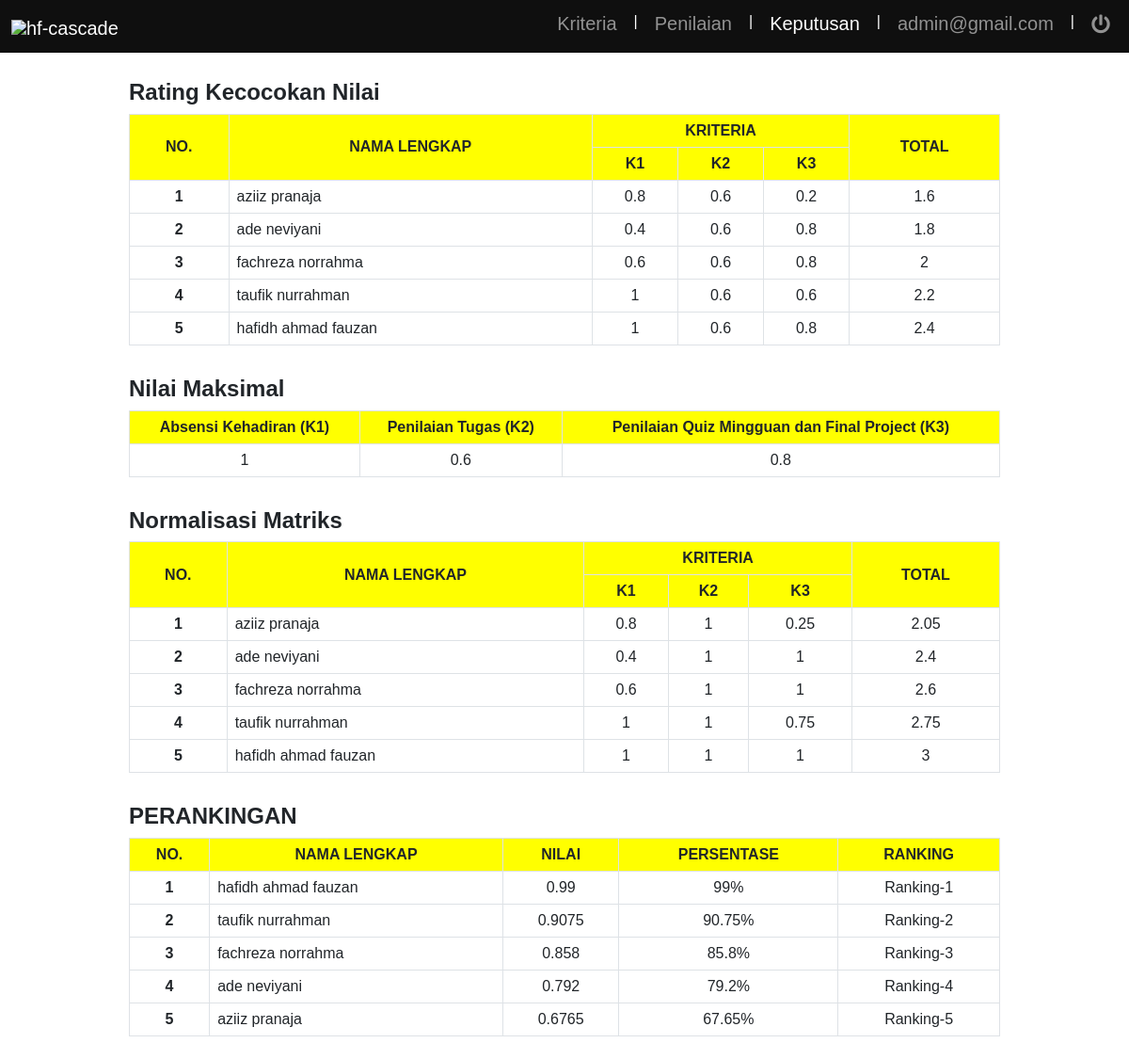
The app's page /spk_metode_saw/keputusan.php (signed in) with its own data.
### tables this page shows
CREATE TABLE `tb_user` (
  `id_user` int(8) NOT NULL,
  `username` varchar(50) NOT NULL,
  `email` varchar(50) NOT NULL,
  `password` varchar(255) NOT NULL
);

CREATE TABLE `tb_rating` (
  `id_rating` int(2) NOT NULL,
  `id_penilaian` int(2) NOT NULL,
  `kehadiran` varchar(4) NOT NULL,
  `tugas` varchar(4) NOT NULL,
  `quiz_project` varchar(4) NOT NULL,
  `total_rating` varchar(4) NOT NULL
);

CREATE TABLE `tb_hasil_penilaian` (
  `id_penilaian` int(2) NOT NULL,
  `nama` varchar(100) NOT NULL,
  `kehadiran` varchar(10) NOT NULL,
  `tugas` varchar(10) NOT NULL,
  `quiz_project` varchar(10) NOT NULL
);

CREATE TABLE `tb_bobot` (
  `id_bobot` int(2) NOT NULL,
  `kriteria` varchar(50) NOT NULL,
  `nilai_bobot` varchar(4) NOT NULL,
  `keterangan` enum('benefit','cost') NOT NULL
);

### spk_metode_saw/koneksi.php (called while the page is built, shortened)
<?php
$conn = mysqli_connect("localhost", "root", "", "db_saw");
?>
<?php
function query($query)
{
    global $conn;
    $result = mysqli_query($conn, $query) or die(mysqli_error($conn));
    $boxs = [];
    while ($box = mysqli_fetch_assoc($result)) {
        $boxs[] = $box;
    }
    return $boxs;
}

### spk_metode_saw/keputusan.php (the view, shortened to what this page needs)
<?php
require "koneksi.php";
if (!isset($_SESSION["login"])) {
    header('location: login.php');
    exit;
} else {
    if (isset($_SESSION['id_user'])) {
        $my_id = $_SESSION['id_user'];
    } else {
        $my_id = $_COOKIE['id_user'];
    }
    $user = query("SELECT * FROM tb_user WHERE id_user = '$my_id' ")[0];
}
?>
<?php
$rating = query("SELECT tb_rating.*, tb_hasil_penilaian.nama FROM tb_rating INNER JOIN tb_hasil_penilaian ON tb_rating.id_penilaian = tb_hasil_penilaian.id_penilaian ORDER BY id_penilaian DESC");
$bobot = query("SELECT * FROM tb_bobot ORDER BY id_bobot ASC");
?>
<!DOCTYPE html>
<html lang="en">
<head>
    <link rel="stylesheet" href="asset/bootstrap/css/bootstrap.min.css">
    <link rel="stylesheet" href="asset/fontawesome-free-5.15.3/css/all.css">
    <link rel="stylesheet" href="asset/style/index.css">
</head>
<body>
    <nav class="navbar navbar-expand-lg navbar-dark sticky-top">
        <div class="container-fluid">
            <a class="navbar-brand">
                <img src="asset/icons/hf_cascade_white.png" alt="hf-cascade" title="hf-cascade" width="120px">
            </a>
            <div class="fa-pull-right">
                <div class="collapse navbar-collapse" id="navbarNavDropdown">
                    <ul class="navbar-nav">
                        <li class="nav-item">
                            <a class="nav-link" href="index.php">Kriteria</a>
                        </li>
                        <p style="color: white; margin-left: 10px; margin-right: 10px; margin-top: 6px;">|</p>
                        <li class="nav-item">
                            <a class="nav-link" href="penilaian.php">Penilaian</a>
                        </li>
                        <p style="color: white; margin-left: 10px; margin-right: 10px; margin-top: 6px;">|</p>
                        <li class="nav-item">
                            <a class="nav-link active" href="#">Keputusan</a>
                        </li>
                        <p style="color: white; margin-left: 10px; margin-right: 10px; margin-top: 6px;">|</p>
                        <li class="nav-item">
                            <a class="nav-link" href="#"><?= $user["email"] ?></a>
                        </li>
                        <p style="color: white; margin-left: 10px; margin-right: 10px; margin-top: 6px;">|</p>
                        <li class="nav-item">
                            <a class="nav-link" href="logout.php">
                                <i class="fa fa-power-off"></i>
                            </a>
                        </li>
                    </ul>
                </div>
            </div>
        </div>
    </nav>
    <div class="container">
        <div class="row justify-content-center">
            <div class="col-10 mt-2 mb-2">
                <h4 style="font-weight: bold;">Rating Kecocokan Nilai</h4>
                <table class="table table-bordered text-center align-middle">
                    <thead style="background-color: yellow;">
                        <tr>
                            <th rowspan="2" class="align-middle">NO.</th>
                            <th rowspan="2" class="align-middle">NAMA LENGKAP</th>
                            <th colspan="3">KRITERIA</th>
                            <th rowspan="2" class="align-middle">TOTAL</th>
                        </tr>
                        <tr>
                            <th>K1</th>
                            <th>K2</th>
                            <th>K3</th>
                        </tr>
                    </thead>
                    <tbody>
                        <?php $no_rating = 1; ?>
                        <?php foreach ($rating as $rt) : ?>
                            <?php $total_rating = $rt['kehadiran'] + $rt['tugas'] + $rt['quiz_project']; ?>
                            <tr>
                                <th><?= $no_rating; ?></th>
                                <td class="text-start"><?= $rt['nama']; ?></td>
                                <td><?= $rt['kehadiran']; ?></td>
                                <td><?= $rt['tugas']; ?></td>
                                <td><?= $rt['quiz_project']; ?></td>
                                <td><?= $total_rating; ?></td>
                            </tr>
                            <?php $no_rating++; ?>
                        <?php endforeach; ?>
                    </tbody>
                </table>
            </div>
            <?php
            $array_k1 = [];
            $array_k2 = [];
            $array_k3 = [];
            foreach ($rating as $rt) :
                array_push($array_k1, $rt['kehadiran']);
                array_push($array_k2, $rt['tugas']);
                array_push($array_k3, $rt['quiz_project']);
                $max_k1 = max($array_k1);
                $max_k2 = max($array_k2);
                $max_k3 = max($array_k3);
            endforeach;
            ?>
            <div class="col-10 mt-2 mb-2">
                <h4 style="font-weight: bold;">Nilai Maksimal</h4>
                <table class="table table-bordered text-center align-middle">
                    <thead style="background-color: yellow;">
                        <tr>
                            <?php $no_maxValue = 1; ?>
                            <?php foreach ($bobot as $bt) : ?>
                                <th><?= $bt['kriteria']; ?> (K<?= $no_maxValue; ?>)</th>
                                <?php $no_maxValue++; ?>
                            <?php endforeach; ?>
                        </tr>
                    </thead>
                    <tbody>
                        <?php if ($array_k1 && $array_k2 && $array_k3) : ?>
                            <td><?= $max_k1; ?></td>
                            <td><?= $max_k2; ?></td>
                            <td><?= $max_k3; ?></td>
                        <?php endif; ?>
                    </tbody>
                </table>
            </div>
            <div class="col-10 mt-2 mb-2">
                <h4 style="font-weight: bold;">Normalisasi Matriks</h4>
                <table class="table table-bordered text-center align-middle">
                    <thead style="background-color: yellow;">
                        <tr>
                            <th rowspan="2" class="align-middle">NO.</th>
                            <th rowspan="2" class="align-middle">NAMA LENGKAP</th>
                            <th colspan="3">KRITERIA</th>
                            <th rowspan="2" class="align-middle">TOTAL</th>
                        </tr>
                        <tr>
                            <th>K1</th>
                            <th>K2</th>
                            <th>K3</th>
                        </tr>
                    </thead>
                    <tbody>
                        <?php $no_normalisasi = 1; ?>
                        <?php foreach ($rating as $rt) : ?>
                            <?php
                            $normalisasi_k1 = $rt['kehadiran'] / $max_k1;
                            $normalisasi_k2 = $rt['tugas'] / $max_k2;
                            $normalisasi_k3 = $rt['quiz_project'] / $max_k3;
                            ?>
                            <?php $total_normalisasi = $normalisasi_k1 + $normalisasi_k2 + $normalisasi_k3; ?>
                            <tr>
                                <th><?= $no_normalisasi; ?></th>
                                <td class="text-start"><?= $rt['nama']; ?></td>
                                <td><?= $normalisasi_k1; ?></td>
                                <td><?= $normalisasi_k2; ?></td>
                                <td><?= $normalisasi_k3; ?></td>
                                <td><?= $total_normalisasi; ?></td>
                            </tr>
                            <?php $no_normalisasi++; ?>
                        <?php endforeach; ?>
                    </tbody>
                </table>
            </div>
            <div class="col-10 mt-2 mb-2">
                <h4 style="font-weight: bold;">PERANKINGAN</h4>
                <table class="table table-bordered text-center align-middle">
                    <thead style="background-color: yellow;">
                        <tr>
                            <th>NO.</th>
                            <th>NAMA LENGKAP</th>
                            <th>NILAI</th>
                            <th>PERSENTASE</th>
                            <th>RANKING</th>
                        </tr>
                    </thead>
                    <tbody>
                        <?php
                        $no_ranking = 1;
                        $ranking = query("SELECT tb_rating.*, tb_hasil_penilaian.nama FROM tb_rating INNER JOIN tb_hasil_penilaian ON tb_rating.id_penilaian = tb_hasil_penilaian.id_penilaian ORDER BY total_rating DESC");
                        ?>
                        <?php foreach ($ranking as $rk) : ?>
                            <?php
                            $normalisasi_k1 = $rk['kehadiran'] / $max_k1;
                            $normalisasi_k2 = $rk['tugas'] / $max_k2;
                            $normalisasi_k3 = $rk['quiz_project'] / $max_k3;
                            $nilai_total = ($normalisasi_k1 * 0.33) + ($normalisasi_k2 * 0.33) + ($normalisasi_k3 * 0.33);
                            $persentase = $nilai_total * 100;
                            ?>
                            <tr>
                                <th><?= $no_ranking; ?></th>
                                <td class="text-start"><?= $rk['nama']; ?></td>
                                <td><?= $nilai_total; ?></td>
                                <td><?= $persentase; ?>%</td>
                                <td>Ranking-<?= $no_ranking; ?></td>
                            </tr>
                            <?php $no_ranking++; ?>
                        <?php endforeach; ?>
                    </tbody>
                </table>
            </div>
        </div>
    </div>
</body>
</html>

### spk_metode_saw/asset/style/index.css (style rules this page uses)
body { background-repeat: no-repeat; background-size: cover; font: 16px/18px arial; z-index: 1; }
body nav { background-color: rgba(15, 15, 15, 1); }
body nav .container-fluid a img { margin-top: -15px; margin-bottom: -15px; }
body nav .container-fluid .fa-pull-right .navbar-collapse ul li a { font-size: 20px; }
body .container { margin-top: 20px; }

### records on screen
tb_user: email "admin@gmail.com"
tb_rating: id_penilaian.nama "aziiz pranaja", kehadiran "0.8", tugas "0.6", quiz_project "0.2", total_rating "1.6", tugas "1", quiz_project "0.25", total_normalisasi "2.05", nilai_total "0.6765", persentase "67.65"
tb_rating: id_penilaian.nama "ade neviyani", kehadiran "0.4", tugas "0.6", quiz_project "0.8", total_rating "1.8", tugas "1", quiz_project "1", total_normalisasi "2.4", nilai_total "0.792", persentase "79.2"
tb_rating: id_penilaian.nama "fachreza norrahma", kehadiran "0.6", tugas "0.6", quiz_project "0.8", total_rating "2", tugas "1", quiz_project "1", total_normalisasi "2.6", nilai_total "0.858", persentase "85.8"
tb_rating: id_penilaian.nama "taufik nurrahman", kehadiran "1", tugas "0.6", quiz_project "0.6", total_rating "2.2", tugas "1", quiz_project "0.75", total_normalisasi "2.75", nilai_total "0.9075", persentase "90.75"
tb_rating: id_penilaian.nama "hafidh ahmad fauzan", kehadiran "1", tugas "0.6", quiz_project "0.8", total_rating "2.4", tugas "1", quiz_project "1", total_normalisasi "3", nilai_total "0.99", persentase "99"
tb_bobot: kriteria "Absensi Kehadiran"
tb_bobot: kriteria "Penilaian Tugas"
tb_bobot: kriteria "Penilaian Quiz Mingguan dan Final Project"

### other values on screen
$max_k1 "1"
$max_k2 "0.6"
$max_k3 "0.8"
